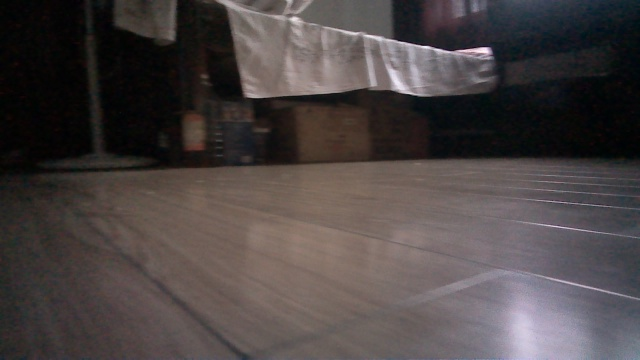
#> input picture 数据增强/pics/original/RGB100W_542500000083_116445085381751238.jpg, 640 x 360 px, found by its file name
$ python rotation.py
#> lines starting #> are read from the running program, lines starting #| are printed output that depends on the picture
# 旋转 | 反射变换(Rotation/reflection): 随机旋转图像一定角度; 改变图像内容的朝向;
import cv2 as cv
import imutils
import argparse

origin_img_path = "./DEDUCE/data/val/bed_room/RGB100W_542500000083_116445085381751238.jpg"

# 逆时针以图像中心旋转45度
# - (cX,cY): 旋转的中心点坐标
# - 45: 旋转的度数，正度数表示逆时针旋转，而负度数表示顺时针旋转。
# - 1.0：旋转后图像的大小，1.0原图，2.0变成原来的2倍，0.5变成原来的0.5倍
# OpenCV不会自动为整个旋转图像分配空间，以适应帧。旋转完可能有部分丢失。
# 如果希望在旋转后使整个图像适合视图，则要进行优化，用imutils.rotate_bound.
# #

def normal_rotation():
    image = cv.imread(origin_img_path)
    cv.imshow("Original", image)

    # 获取图像的维度，并计算中心
    (h, w) = image.shape[:2]
    (cX, cY) = (w // 2, h // 2)

    M = cv.getRotationMatrix2D((cX, cY), 45, 2.0)

    rotated = cv.warpAffine(image, M, (w, h))
    cv.imshow("Rotated by 45 Degrees", rotated)
    cv.imwrite("./数据增强/pics/flips_rotation_transpose/normal_rotation.jpg", rotated)

    cv.waitKey(0)
    cv.destroyAllWindows()

def imutils_rotation():
    image = cv.imread(origin_img_path)
#> image is the input picture: shape (360, 640, 3); mean B, G, R 67.6, 67.8, 74.8
    cv.imshow("Original", image)

    rotated = imutils.rotate_bound(image, 5)
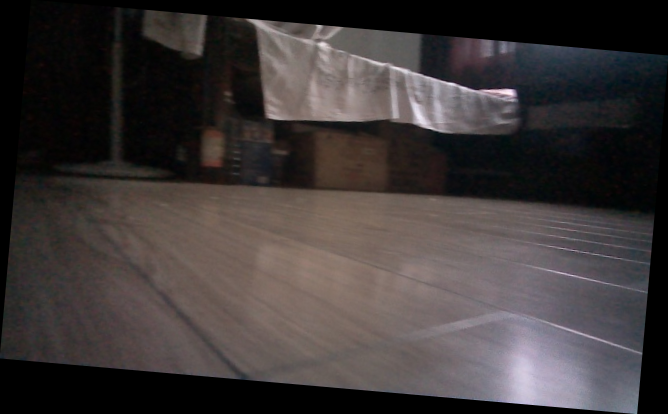
#> rotated: shape (414, 668, 3); mean B, G, R 56.4, 56.5, 62.3
    cv.imwrite("./数据增强/pics/flips_rotation_transpose/imutils_rotation.jpg", rotated)

    cv.imshow("Rotated by XX Degrees", rotated)

    cv.waitKey(0)
    cv.destroyAllWindows()

imutils_rotation()
normal_rotation()
#> in normal_rotation, `rotated = cv.warpAffine(image, M, (w, h))`:
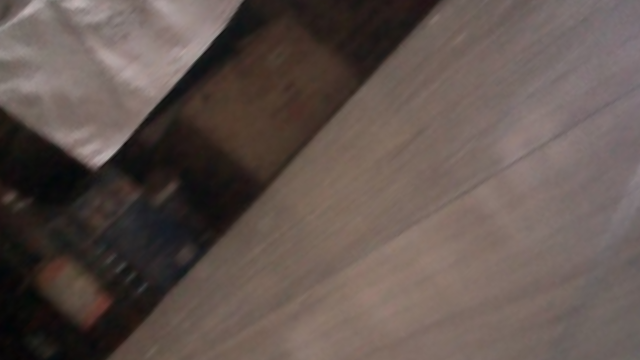
#> rotated: shape (360, 640, 3); mean B, G, R 78.5, 83.9, 96.7
